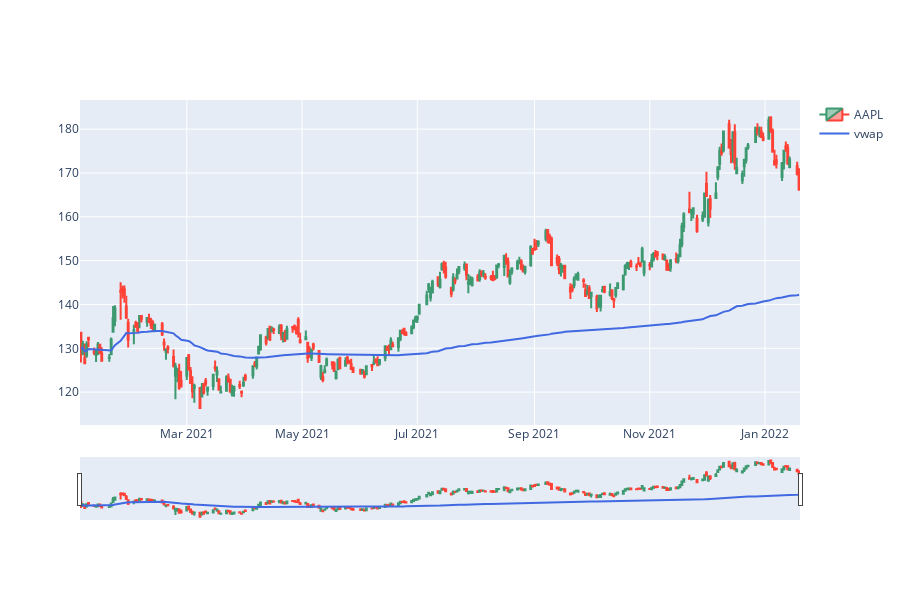

Here is the notebook cell this chart was saved with:
### Code cell
# using 
fig = go.Figure(data=[go.Candlestick(x=df.index,
                open=df['Open'],
                high=df['High'],
                low=df['Low'],
                close=df['Close'],name='AAPL')])

fig.add_trace(go.Scatter(
    x=df.index,
    y=df['vwap'],
    mode='lines',
    name='vwap', 
    line=dict(color='royalblue',width=2)
))

fig.update_layout(
    height=600
)
fig.show()

### Figure 1 — Plotly figure (JSON) as saved in the notebook; plotly's stock layout.template omitted (floating-point values rounded to 4 significant figures; data arrays with more than 128 entries replaced by an {"elided": "..."} marker saying what was removed)
{"data": [{"close": {"elided": "264 float values"}, "high": {"elided": "264 float values"}, "low": {"elided": "264 float values"}, "name": "AAPL", "open": {"elided": "264 float values"}, "type": "candlestick", "x": {"elided": "264 str values"}}, {"line": {"color": "royalblue", "width": 2}, "mode": "lines", "name": "vwap", "type": "scatter", "x": {"elided": "264 str values"}, "y": {"elided": "264 float values"}}], "layout": {"height": 600}}
